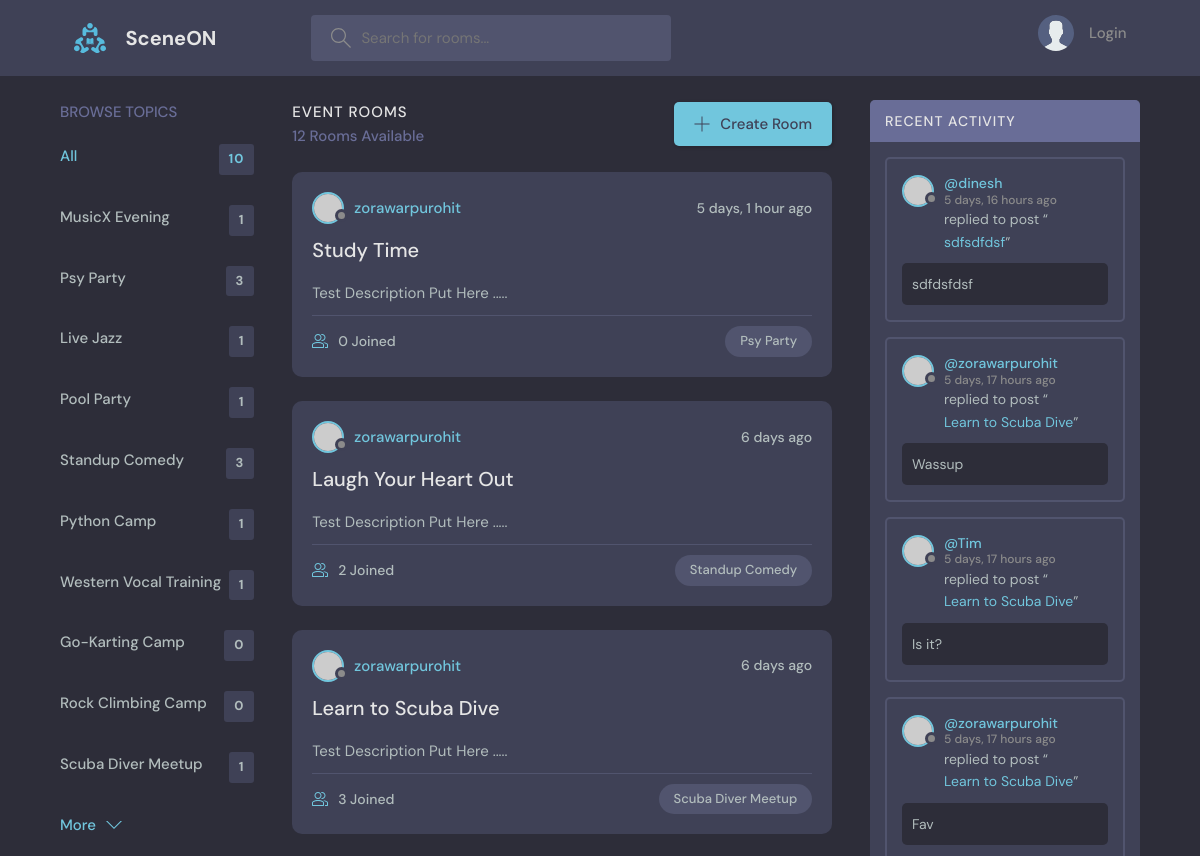
The app's page / (upper part), older data.
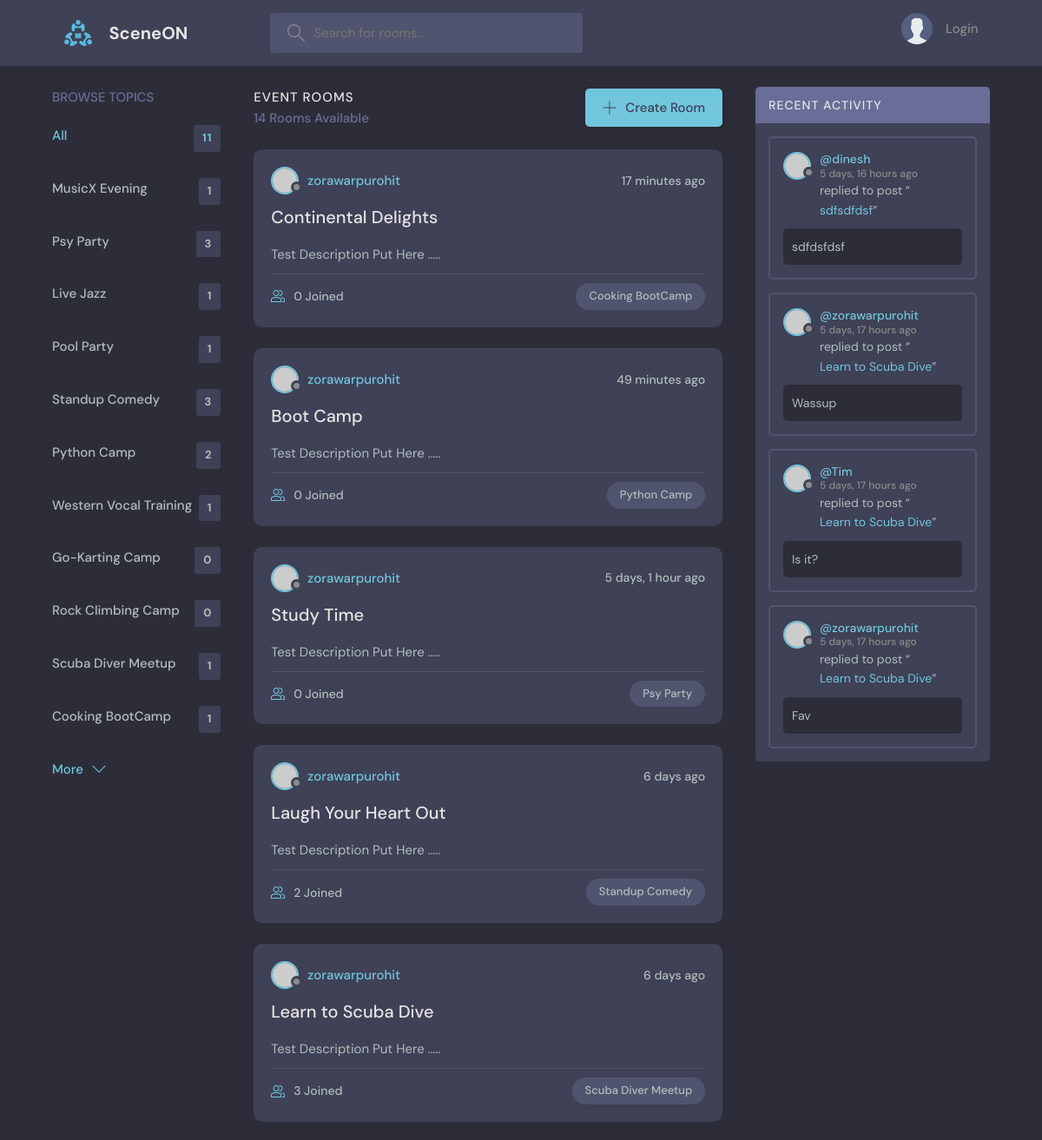
The same page, newer data.
### base/models.py (models this page shows, shortened)
class Topic(models.Model):
    name = models.CharField(max_length=200)

class Room(models.Model):
    host = models.ForeignKey(User, on_delete=models.SET_NULL, null=True)
    topic = models.ForeignKey(Topic, on_delete=models.SET_NULL, null=True)
    name = models.CharField(max_length=200)
    description = models.TextField(null=True, blank=True)
    participants = models.ManyToManyField(User, related_name='participants', blank = True)
    updated = models.DateTimeField(auto_now=True)
    created = models.DateTimeField(auto_now_add=True)
    class Meta:
        ordering = ['-updated', '-created']
    def __str__(self):
        return self.name

class Message(models.Model):
    user = models.ForeignKey(User, on_delete=models.CASCADE)
    room = models.ForeignKey(Room, on_delete=models.CASCADE)
    body = models.TextField()
    updated = models.DateTimeField(auto_now=True)
    created = models.DateTimeField(auto_now_add=True)
    class Meta:
        ordering = ['-updated', '-created']

### base/views.py (the view)
# urls.py: 2. Add a URL to urlpatterns:  path('', views.home, name='home')
def home(request):
    q = request.GET.get('q') if request.GET.get('q') != None else ''
    rooms = Room.objects.filter(
        Q(topic__name__icontains=q) |
        Q(name__icontains=q) |
        Q(description__icontains=q)
        )
    topic = Topic.objects.all()
    room_count = rooms.count()
    room_messages = Message.objects.filter(Q(room__topic__name__icontains=q))
    home_data = {'rooms': rooms, 'topics': topic, 'room_count': room_count, 'room_messages':room_messages }
    return render(request, 'base/home.html', home_data )

### base/templates/base/home.html (shortened to what this page needs)
{%extends 'main.html' %}
{% block content %}
    <main class="layout layout--3">
      <div class="container">
        {% include 'base/topics_component.html' %}
        <div class="roomList">
          <div class="roomList__header">
            <div>
              <h2>Event Rooms</h2>
              <p>{{room_count}} Rooms Available</p>
            </div>
            <a class="btn btn--main" href="{% url 'createroom' %}">
              <svg version="1.1" xmlns="http://www.w3.org/2000/svg" width="32" height="32" viewBox="0 0 32 32">
                <title>add</title>
                <path
                  d="M16.943 0.943h-1.885v14.115h-14.115v1.885h14.115v14.115h1.885v-14.115h14.115v-1.885h-14.115v-14.115z"
                ></path>
              </svg>
              Create Room
            </a>
          </div>
          {% include 'base/feed_component.html' %}
        </div>
        {% include 'base/activity_component.html'%}
      </div>
    </main>
    {% endblock %}

### base/templates/base/topics_component.html
<div class="topics">
  <div class="topics__header">
    <h2>Browse Topics</h2>
  </div>
  <ul class="topics__list">
    <li>
      <a href="{% url 'home' %}" class="active">All <span>{{topics.count}}</span></a>
    </li>
    {% for topic in topics %}
    <li>
      <a href="{% url 'home' %}?q={{topic.name}}">{{topic.name}} <span>{{topic.room_set.all.count}}</span></a>
    </li>
    {% endfor %}
  </ul>
  <a class="btn btn--link" href="topics.html">
    More
    <svg version="1.1" xmlns="http://www.w3.org/2000/svg" width="32" height="32" viewBox="0 0 32 32">
      <title>chevron-down</title>
      <path d="M16 21l-13-13h-3l16 16 16-16h-3l-13 13z"></path>
    </svg>
  </a>
</div>

### base/templates/base/feed_component.html (shortened to what this page needs)
{% for room in rooms %}
<div class="roomListRoom">
  <div class="roomListRoom__header">
    <a href="{% url 'userprofile' room.host.id %}" class="roomListRoom__author">
      <div class="avatar avatar--small">
        <img src="https://randomuser.me/api/portraits/women/11.jpg" />
      </div>
      <span>{{room.host.username}}</span>
    </a>
    <div class="roomListRoom__actions">
      <span>{{room.created|timesince}} ago</span>
    </div>
  </div>
  <div class="roomListRoom__content">
    <a href="{% url 'room' room.id %}">{{room.name}}</a>
    <p>
      Test Description Put Here .....
    </p>
  </div>
  <div class="roomListRoom__meta">
    <a href="{% url 'room' room.id %}" class="roomListRoom__joined">
      {{room.participants.all.count}} Joined
    </a>
    <p class="roomListRoom__topic">{{room.topic.name}}</p>
  </div>
</div>
{% endfor %}

### base/templates/base/activity_component.html (shortened to what this page needs)
<div class="activities">
  <div class="activities__header">
    <h2>Recent Activity</h2>
  </div>
  {% for message in room_messages %}
  <div class="activities__box">
    <div class="activities__boxHeader roomListRoom__header">
      <a href="{% url 'userprofile' message.user.id %}" class="roomListRoom__author">
        <div class="avatar avatar--small">
          <img src="https://randomuser.me/api/portraits/women/11.jpg" />
        </div>
        <p>
          @{{message.user}}
          <span>{{message.created | timesince }} ago</span>
        </p>
      </a>
    </div>
    <div class="activities__boxContent">
      <p>replied to post “<a href="{% url 'room' message.room.id %}">{{message.room}}</a>”</p>
      <div class="activities__boxRoomContent">
        {{message.body}}
      </div>
    </div>
  </div>
  {% endfor %}
</div>

Row changes from the older to the newer data that the page shows:
computed for Topic "Python Camp": room_set.all.count "1" → "2"
added Topic: name "Cooking BootCamp", room_set.all.count "1"
added Room: host.username "zorawarpurohit", created "17 minutes", name "Continental Delights", participants.all.count "0", topic.name "Cooking BootCamp"
added Room: host.username "zorawarpurohit", created "49 minutes", name "Boot Camp", participants.all.count "0", topic.name "Python Camp"
Text that changed along with them:
{{ topics.count }}: "10" → "11"
{{ room_count }}: "12" → "14"
